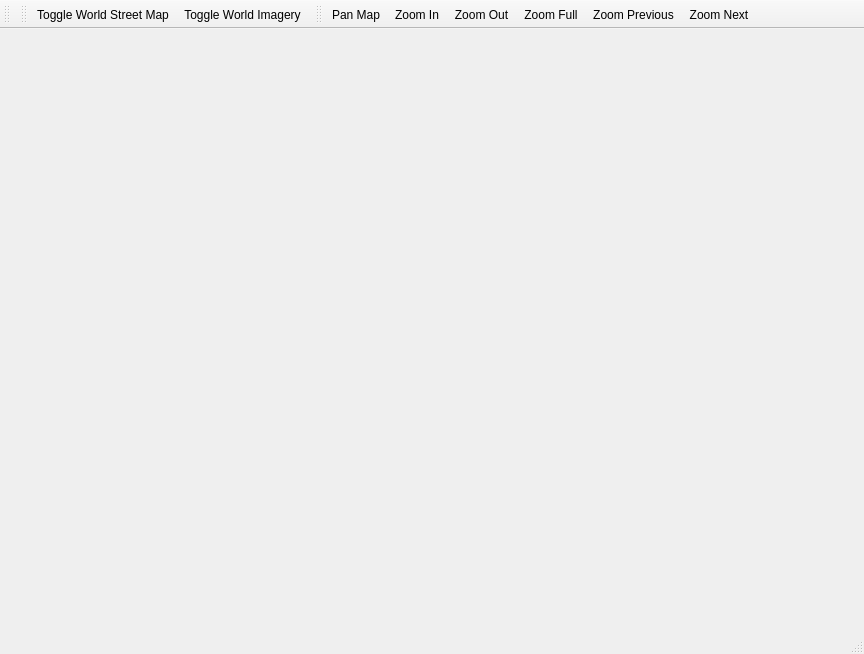
<?xml version="1.0" encoding="UTF-8"?>
<ui version="4.0">
 <class>MainWindow</class>
 <widget class="QMainWindow" name="MainWindow">
  <property name="geometry">
   <rect>
    <x>0</x>
    <y>0</y>
    <width>864</width>
    <height>654</height>
   </rect>
  </property>
  <property name="windowTitle">
   <string>MainWindow</string>
  </property>
  <property name="layoutDirection">
   <enum>Qt::LeftToRight</enum>
  </property>
  <widget class="QWidget" name="centralWidget">
   <layout class="QVBoxLayout" name="verticalLayout">
    <property name="spacing">
     <number>0</number>
    </property>
    <property name="leftMargin">
     <number>1</number>
    </property>
    <property name="topMargin">
     <number>1</number>
    </property>
    <property name="rightMargin">
     <number>1</number>
    </property>
    <property name="bottomMargin">
     <number>0</number>
    </property>
    <item>
     <widget class="QgsMapCanvas" name="mainCanvasWidget" native="true">
      <property name="sizePolicy">
       <sizepolicy hsizetype="Expanding" vsizetype="Expanding">
        <horstretch>0</horstretch>
        <verstretch>0</verstretch>
       </sizepolicy>
      </property>
      <property name="minimumSize">
       <size>
        <width>200</width>
        <height>200</height>
       </size>
      </property>
      <property name="autoFillBackground">
       <bool>true</bool>
      </property>
     </widget>
    </item>
   </layout>
  </widget>
  <widget class="QMenuBar" name="mainMenuBar">
   <property name="geometry">
    <rect>
     <x>0</x>
     <y>0</y>
     <width>864</width>
     <height>21</height>
    </rect>
   </property>
  </widget>
  <widget class="QStatusBar" name="mainStatusBar"/>
  <widget class="QToolBar" name="mainToolBar">
   <property name="windowTitle">
    <string>Main Toolbar</string>
   </property>
   <property name="iconSize">
    <size>
     <width>32</width>
     <height>32</height>
    </size>
   </property>
   <attribute name="toolBarArea">
    <enum>TopToolBarArea</enum>
   </attribute>
   <attribute name="toolBarBreak">
    <bool>false</bool>
   </attribute>
  </widget>
  <widget class="QToolBar" name="basemapsToolbar">
   <property name="windowTitle">
    <string>Basemaps Toolbar</string>
   </property>
   <attribute name="toolBarArea">
    <enum>TopToolBarArea</enum>
   </attribute>
   <attribute name="toolBarBreak">
    <bool>false</bool>
   </attribute>
   <addaction name="actionToggle_World_Street_Map"/>
   <addaction name="actionToggle_World_Imagery"/>
  </widget>
  <widget class="QToolBar" name="mapNavigationToolbar">
   <property name="windowTitle">
    <string>Navigation Toolbar</string>
   </property>
   <attribute name="toolBarArea">
    <enum>TopToolBarArea</enum>
   </attribute>
   <attribute name="toolBarBreak">
    <bool>false</bool>
   </attribute>
   <addaction name="actionPanMap"/>
   <addaction name="actionZoomIn"/>
   <addaction name="actionZoomOut"/>
   <addaction name="actionZoomFull"/>
   <addaction name="actionZoomPrevious"/>
   <addaction name="actionZoomNext"/>
  </widget>
  <action name="actionToggle_World_Street_Map">
   <property name="checkable">
    <bool>true</bool>
   </property>
   <property name="icon">
    <iconset resource="../resources.qrc">
     <normaloff>:/icons/resources/toggleStreetMap.png</normaloff>:/icons/resources/toggleStreetMap.png</iconset>
   </property>
   <property name="text">
    <string>Toggle World Street Map</string>
   </property>
  </action>
  <action name="actionToggle_World_Imagery">
   <property name="checkable">
    <bool>true</bool>
   </property>
   <property name="icon">
    <iconset resource="../resources.qrc">
     <normaloff>:/icons/resources/toggleImagery.png</normaloff>:/icons/resources/toggleImagery.png</iconset>
   </property>
   <property name="text">
    <string>Toggle World Imagery</string>
   </property>
   <property name="toolTip">
    <string>Toggle World Imagery</string>
   </property>
  </action>
  <action name="actionZoomIn">
   <property name="checkable">
    <bool>true</bool>
   </property>
   <property name="icon">
    <iconset resource="../resources.qrc">
     <normaloff>:/icons/resources/navZoomIn.png</normaloff>:/icons/resources/navZoomIn.png</iconset>
   </property>
   <property name="text">
    <string>Zoom In</string>
   </property>
   <property name="toolTip">
    <string>Zoom In</string>
   </property>
  </action>
  <action name="actionZoomOut">
   <property name="checkable">
    <bool>true</bool>
   </property>
   <property name="icon">
    <iconset resource="../resources.qrc">
     <normaloff>:/icons/resources/navZoomOut.png</normaloff>:/icons/resources/navZoomOut.png</iconset>
   </property>
   <property name="text">
    <string>Zoom Out</string>
   </property>
   <property name="toolTip">
    <string>Zoom Out</string>
   </property>
  </action>
  <action name="actionPanMap">
   <property name="checkable">
    <bool>true</bool>
   </property>
   <property name="icon">
    <iconset resource="../resources.qrc">
     <normaloff>:/icons/resources/navPan.png</normaloff>:/icons/resources/navPan.png</iconset>
   </property>
   <property name="text">
    <string>Pan Map</string>
   </property>
   <property name="toolTip">
    <string>Pan Map</string>
   </property>
  </action>
  <action name="actionZoomFull">
   <property name="icon">
    <iconset resource="../resources.qrc">
     <normaloff>:/icons/resources/navZoomExtents.png</normaloff>:/icons/resources/navZoomExtents.png</iconset>
   </property>
   <property name="text">
    <string>Zoom Full</string>
   </property>
   <property name="toolTip">
    <string>Zoom Full</string>
   </property>
  </action>
  <action name="actionZoomPrevious">
   <property name="icon">
    <iconset resource="../resources.qrc">
     <normaloff>:/icons/resources/navZoomPrevious.png</normaloff>:/icons/resources/navZoomPrevious.png</iconset>
   </property>
   <property name="text">
    <string>Zoom Previous</string>
   </property>
   <property name="toolTip">
    <string>Zoom Previous</string>
   </property>
  </action>
  <action name="actionZoomNext">
   <property name="icon">
    <iconset resource="../resources.qrc">
     <normaloff>:/icons/resources/navZoomNext.png</normaloff>:/icons/resources/navZoomNext.png</iconset>
   </property>
   <property name="text">
    <string>Zoom Next</string>
   </property>
   <property name="toolTip">
    <string>Zoom Next</string>
   </property>
  </action>
 </widget>
 <customwidgets>
  <customwidget>
   <class>QgsMapCanvas</class>
   <extends>QWidget</extends>
   <header>qgis.gui</header>
   <container>1</container>
  </customwidget>
 </customwidgets>
 <resources>
  <include location="../resources.qrc"/>
 </resources>
 <connections/>
</ui>
